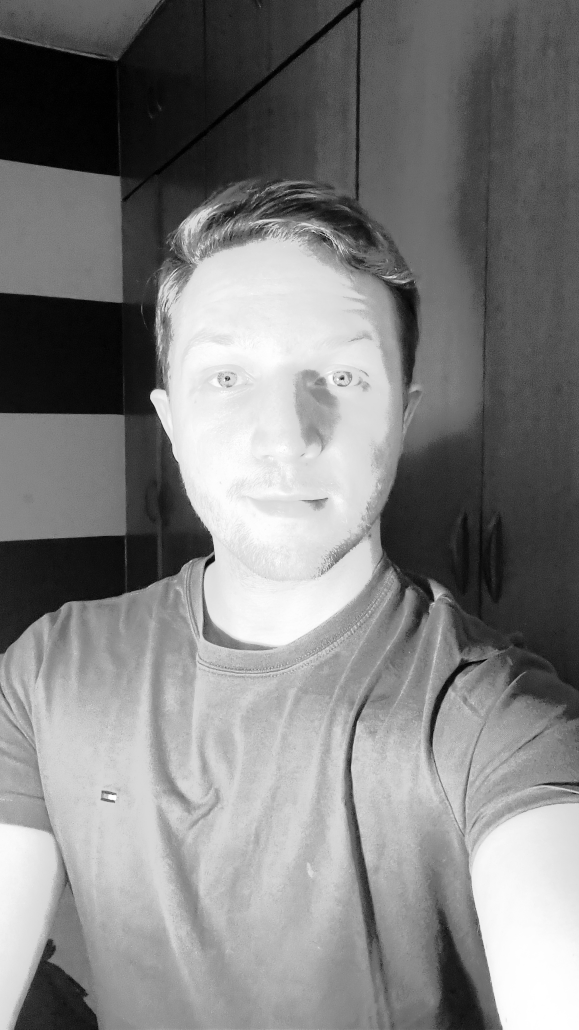
//> input picture Relatorio_Lab04/Ex_1/gabriel_equalized_image.jpg, 1737 x 3088 px, given in place of the camera (shown at 1/3 size)
$ ./RGB_Binariza_Equalize_Calc_Hist   (built with g++ and OpenCV 4)
//> lines starting //> are read from the running program, lines starting //| are printed output that depends on the picture
#include "opencv2/imgcodecs.hpp"
#include "opencv2/highgui.hpp"
#include "opencv2/imgproc.hpp"
#include <iostream>
#include <sstream>
#include <filesystem>  // Para verificar e criar diretórios (C++17+)

using namespace cv;
using namespace std;
namespace fs = std::filesystem; // Usado para manipulação de arquivos e diretórios

// Função para plotar o histograma de uma imagem
void plotHistogram(const Mat& image, Mat& histImage) {
    int histSize = 256;
    float range[] = { 0, 256 };
    const float* histRange[] = { range };
    bool uniform = true, accumulate = false;

    // Calcular os histogramas para os canais B, G e R
    vector<Mat> bgr_planes;
    split(image, bgr_planes);

    // Calcular histogramas
    Mat b_hist, g_hist, r_hist;
    calcHist(&bgr_planes[0], 1, 0, Mat(), b_hist, 1, &histSize, histRange, uniform, accumulate);
    calcHist(&bgr_planes[1], 1, 0, Mat(), g_hist, 1, &histSize, histRange, uniform, accumulate);
    calcHist(&bgr_planes[2], 1, 0, Mat(), r_hist, 1, &histSize, histRange, uniform, accumulate);

    // Normalizar os histogramas
    normalize(b_hist, b_hist, 0, histImage.rows, NORM_MINMAX, -1, Mat());
    normalize(g_hist, g_hist, 0, histImage.rows, NORM_MINMAX, -1, Mat());
    normalize(r_hist, r_hist, 0, histImage.rows, NORM_MINMAX, -1, Mat());

    // Desenhar os histogramas
    int hist_w = 512;
    int bin_w = cvRound((double)hist_w / histSize);

    for (int i = 1; i < histSize; i++) {
        line(histImage, Point(bin_w * (i - 1), histImage.rows - cvRound(b_hist.at<float>(i - 1))),
             Point(bin_w * i, histImage.rows - cvRound(b_hist.at<float>(i))),
             Scalar(255, 0, 0), 2, 8, 0); // Canal B

        line(histImage, Point(bin_w * (i - 1), histImage.rows - cvRound(g_hist.at<float>(i - 1))),
             Point(bin_w * i, histImage.rows - cvRound(g_hist.at<float>(i))),
             Scalar(0, 255, 0), 2, 8, 0); // Canal G

        line(histImage, Point(bin_w * (i - 1), histImage.rows - cvRound(r_hist.at<float>(i - 1))),
             Point(bin_w * i, histImage.rows - cvRound(r_hist.at<float>(i))),
             Scalar(0, 0, 255), 2, 8, 0); // Canal R
    }
}

// Função principal
int main() {
    // Abrir a câmera padrão (índice 0)
    VideoCapture cap(0);
    if (!cap.isOpened()) {
        cout << "Erro ao abrir a câmera!" << endl;
        return -1;
    }

    // Criar diretório de saída, se não existir
    string outputDir = "capturas";
    if (!fs::exists(outputDir)) {
        fs::create_directory(outputDir);
        cout << "Diretório 'capturas' criado para salvar as imagens." << endl;
    }

    int frame_count = 0; // Contador de quadros para nomear os arquivos

    while (true) {
        Mat frame;
        cap >> frame; // Captura o quadro da webcam
//> frame is the input picture: 3088 rows x 1737 cols, CV_8UC3; min 0, max 255, mean 128.4

        if (frame.empty()) {
            cout << "Quadro vazio, encerrando!" << endl;
            break;
        }

        // Dividir a imagem em 3 canais: BGR
        vector<Mat> bgr_planes;
        split(frame, bgr_planes);

        // Equalização nos canais separadamente
        Mat b_equalized, g_equalized, r_equalized;
        equalizeHist(bgr_planes[0], b_equalized);  // Equaliza o canal azul
        equalizeHist(bgr_planes[1], g_equalized);  // Equaliza o canal verde
        equalizeHist(bgr_planes[2], r_equalized);  // Equaliza o canal vermelho

        // Combina os canais equalizados
        Mat dst;
        merge(vector<Mat>{b_equalized, g_equalized, r_equalized}, dst);

        // Exibir a imagem original e a imagem equalizada
        imshow("Imagem Original", frame);
        imshow("Imagem Equalizada", dst);

        // Gerar histogramas para a imagem original
        Mat histImageBefore(400, 512, CV_8UC3, Scalar(0, 0, 0));
        plotHistogram(frame, histImageBefore);
//> in plotHistogram, `calcHist(&bgr_planes[0], 1, 0, Mat(), b_hist, 1, &histSize, histRange,..`: b_hist = 256 values, max 31994 at index 84, min 10406 at index 78, mean 20952.6
//> in plotHistogram, `calcHist(&bgr_planes[1], 1, 0, Mat(), g_hist, 1, &histSize, histRange,..`: g_hist has the same summary as b_hist
//> in plotHistogram, `calcHist(&bgr_planes[2], 1, 0, Mat(), r_hist, 1, &histSize, histRange,..`: r_hist has the same summary as b_hist
//> in plotHistogram, `normalize(b_hist, b_hist, 0, histImage.rows, NORM_MINMAX, -1, Mat());`: b_hist = 256 values, max 400 at index 84, min 0 at index 78, mean 195.4
//> in plotHistogram, `normalize(g_hist, g_hist, 0, histImage.rows, NORM_MINMAX, -1, Mat());`: g_hist has the same summary as b_hist
//> in plotHistogram, `normalize(r_hist, r_hist, 0, histImage.rows, NORM_MINMAX, -1, Mat());`: r_hist has the same summary as b_hist
//> after the loop in plotHistogram, `for (int i = 1; i < histSize; i++)`:
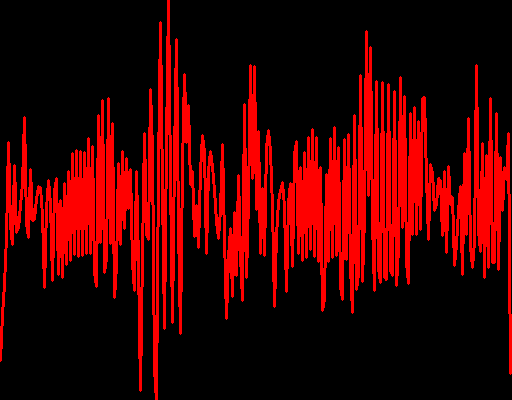
//> histImage: 400 rows x 512 cols, CV_8UC3; mean B, G, R 0, 0, 62.9

        // Gerar histogramas para a imagem equalizada
        Mat histImageAfter(400, 512, CV_8UC3, Scalar(0, 0, 0));
        plotHistogram(dst, histImageAfter);
//> in plotHistogram (call 2), `calcHist(&bgr_planes[0], 1, 0, Mat(), b_hist, 1, &histSize, histRange,..`: b_hist = 256 values, max 44804 at index 179, min 0 at index 3, mean 20952.6
//> in plotHistogram (call 2), `calcHist(&bgr_planes[1], 1, 0, Mat(), g_hist, 1, &histSize, histRange,..`: g_hist has the same summary as b_hist
//> in plotHistogram (call 2), `calcHist(&bgr_planes[2], 1, 0, Mat(), r_hist, 1, &histSize, histRange,..`: r_hist has the same summary as b_hist
//> in plotHistogram (call 2), `normalize(b_hist, b_hist, 0, histImage.rows, NORM_MINMAX, -1, Mat());`: b_hist = 256 values, max 400 at index 179, min 0 at index 3, mean 187.1
//> in plotHistogram (call 2), `normalize(g_hist, g_hist, 0, histImage.rows, NORM_MINMAX, -1, Mat());`: g_hist has the same summary as b_hist
//> in plotHistogram (call 2), `normalize(r_hist, r_hist, 0, histImage.rows, NORM_MINMAX, -1, Mat());`: r_hist has the same summary as b_hist
//> after the loop in plotHistogram (call 2), `for (int i = 1; i < histSize; i++)`:
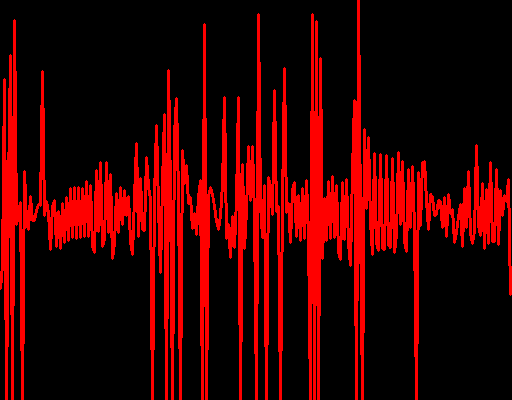
//> histImage: 400 rows x 512 cols, CV_8UC3; mean B, G, R 0, 0, 57.6

        // Exibir os histogramas
        imshow("Histograma Original", histImageBefore);
        imshow("Histograma Equalizado", histImageAfter);

        // Espera por uma tecla
        char c = (char)waitKey(30);
//> the 'q' key is pressed
        if (c == 'q') {
            break; // Encerra se 'q' for pressionado
        }
        else if (c == 's') {
            // Salva todas as imagens e histogramas
            stringstream ss;
            ss << frame_count;
            string filename = ss.str();

            // Caminho completo para salvar as imagens no diretório "capturas"
            string imgOriginalPath = outputDir + "/imagem_original_" + filename + ".png";
            string imgEqualizedPath = outputDir + "/imagem_equalizada_" + filename + ".png";
            string histOriginalPath = outputDir + "/histograma_original_" + filename + ".png";
            string histEqualizedPath = outputDir + "/histograma_equalizado_" + filename + ".png";

            // Salva as imagens e histogramas
            bool savedOriginal = imwrite(imgOriginalPath, frame);
            bool savedEqualized = imwrite(imgEqualizedPath, dst);
            bool savedHistOriginal = imwrite(histOriginalPath, histImageBefore);
            bool savedHistEqualized = imwrite(histEqualizedPath, histImageAfter);

            // Verifica se as imagens foram salvas corretamente
            if (savedOriginal && savedEqualized && savedHistOriginal && savedHistEqualized) {
                cout << "Imagens e histogramas salvos com sucesso!" << endl;
            } else {
                cout << "Erro ao salvar as imagens!" << endl;
            }

            // Incrementa o contador para salvar arquivos com nomes diferentes
            frame_count++;
        }
    }

    // Libera a captura e fecha todas as janelas
    cap.release();
    destroyAllWindows();

    return 0;
}

$ run again, on Relatorio_Lab04/Ex_1/grupo_equalized_image.jpg
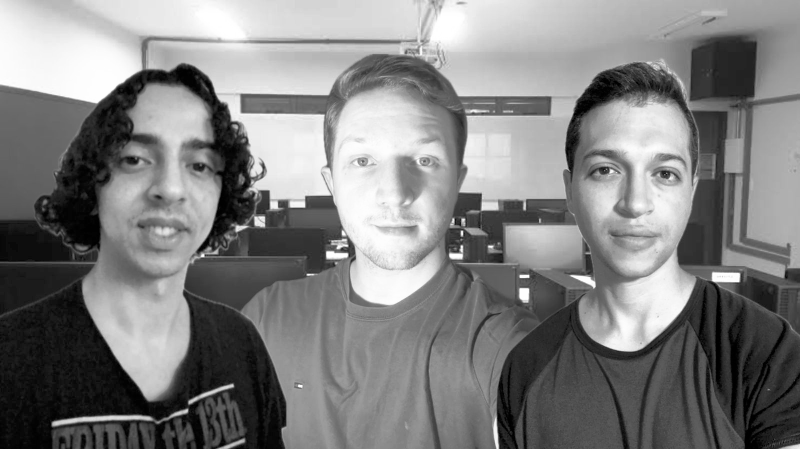
//> input picture Relatorio_Lab04/Ex_1/grupo_equalized_image.jpg, 1600 x 898 px, given in place of the camera (shown at 1/2 size)
//> frame is the input picture: 898 rows x 1600 cols, CV_8UC3; min 0, max 255, mean 128.2
//> in plotHistogram, `calcHist(&bgr_planes[0], 1, 0, Mat(), b_hist, 1, &histSize, histRange,..`: b_hist = 256 values, max 13121 at index 13, min 1764 at index 11, mean 5612.5
//> in plotHistogram, `calcHist(&bgr_planes[1], 1, 0, Mat(), g_hist, 1, &histSize, histRange,..`: g_hist has the same summary as b_hist
//> in plotHistogram, `calcHist(&bgr_planes[2], 1, 0, Mat(), r_hist, 1, &histSize, histRange,..`: r_hist has the same summary as b_hist
//> in plotHistogram, `normalize(b_hist, b_hist, 0, histImage.rows, NORM_MINMAX, -1, Mat());`: b_hist = 256 values, max 400 at index 13, min 0 at index 11, mean 135.5
//> in plotHistogram, `normalize(g_hist, g_hist, 0, histImage.rows, NORM_MINMAX, -1, Mat());`: g_hist has the same summary as b_hist
//> in plotHistogram, `normalize(r_hist, r_hist, 0, histImage.rows, NORM_MINMAX, -1, Mat());`: r_hist has the same summary as b_hist
//> after the loop in plotHistogram, `for (int i = 1; i < histSize; i++)`:
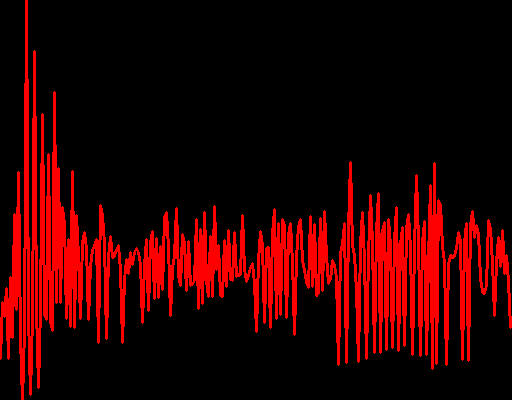
//> histImage: 400 rows x 512 cols, CV_8UC3; mean B, G, R 0, 0, 45.7
//> in plotHistogram (call 2), `calcHist(&bgr_planes[0], 1, 0, Mat(), b_hist, 1, &histSize, histRange,..`: b_hist = 256 values, max 14096 at index 20, min 0 at index 11, mean 5612.5
//> in plotHistogram (call 2), `calcHist(&bgr_planes[1], 1, 0, Mat(), g_hist, 1, &histSize, histRange,..`: g_hist has the same summary as b_hist
//> in plotHistogram (call 2), `calcHist(&bgr_planes[2], 1, 0, Mat(), r_hist, 1, &histSize, histRange,..`: r_hist has the same summary as b_hist
//> in plotHistogram (call 2), `normalize(b_hist, b_hist, 0, histImage.rows, NORM_MINMAX, -1, Mat());`: b_hist = 256 values, max 400 at index 20, min 0 at index 11, mean 159.3
//> in plotHistogram (call 2), `normalize(g_hist, g_hist, 0, histImage.rows, NORM_MINMAX, -1, Mat());`: g_hist has the same summary as b_hist
//> in plotHistogram (call 2), `normalize(r_hist, r_hist, 0, histImage.rows, NORM_MINMAX, -1, Mat());`: r_hist has the same summary as b_hist
//> after the loop in plotHistogram (call 2), `for (int i = 1; i < histSize; i++)`:
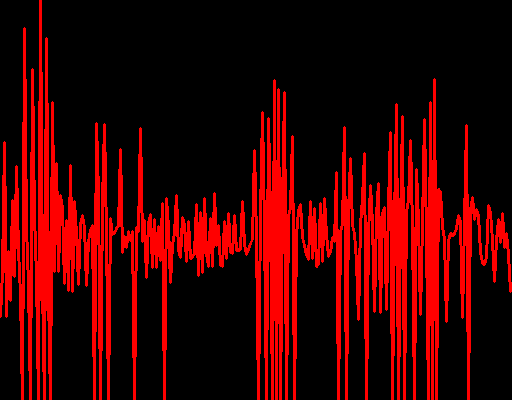
//> histImage: 400 rows x 512 cols, CV_8UC3; mean B, G, R 0, 0, 63.7
